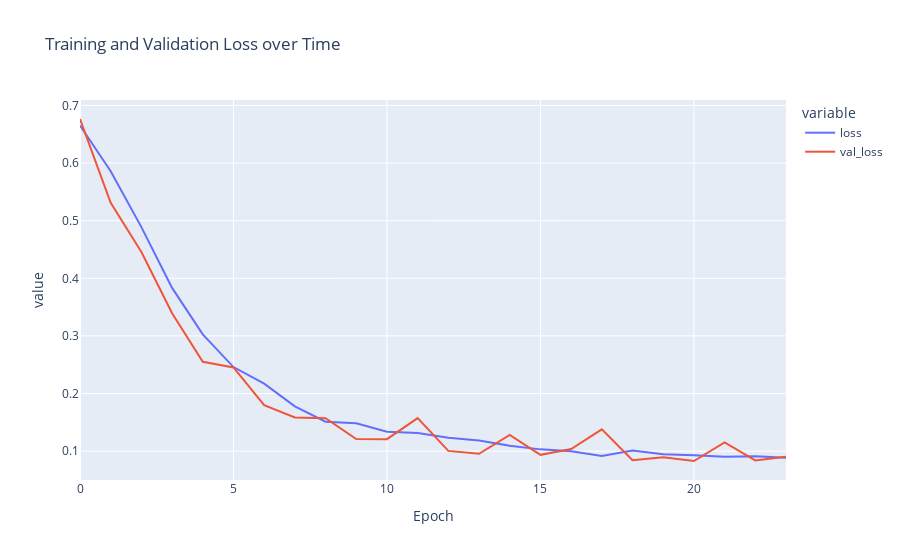

Write notebook code for a chart like this one.
### Code cell
from flask import Flask, render_template, request, redirect, url_for
import cv2
import numpy as np
from pathlib import Path
from PIL import Image
import tensorflow as tf
import pandas as pd
import matplotlib.pyplot as plt
import seaborn as sns
import plotly.express as px
from sklearn.model_selection import train_test_split
from sklearn.metrics import confusion_matrix, classification_report, r2_score

app = Flask(__name__)

# Load your trained model
#model = tf.keras.models.load_model('wallcrackdetection.h5')

# Function to generate a DataFrame from an image directory
def generate_df(img_dir, label):
    file_paths = pd.Series(list(img_dir.glob('*.jpg')), name='Filepath').astype(str)
    labels = pd.Series(label, name='Label', index=file_paths.index)
    df = pd.concat([file_paths, labels], axis=1)
    return df

# Your existing code for data generation and model setup goes here
positive_dir = Path('Positive')
negative_dir = Path('Negative')

# ... (Your existing code)
def generate_df(img_dir, label):
    
    file_paths = pd.Series(list(img_dir.glob(r'*.jpg')), name='Filepath').astype(str)
    labels = pd.Series(label, name='Label', index=file_paths.index)
    df = pd.concat([file_paths, labels], axis=1)
    
    return df
	
	
	
positive_df = generate_df(positive_dir, 'POSITIVE')
negative_df = generate_df(negative_dir, 'NEGATIVE')

# concatenate both positive and negative df
all_df = pd.concat([positive_df, negative_df], axis=0).sample(frac=1, random_state=1).reset_index(drop=True)
all_df

train_df, test_df = train_test_split(all_df.sample(6000, random_state=1), 
                train_size=0.7,
                shuffle=True,
                random_state=1)
				
train_gen = tf.keras.preprocessing.image.ImageDataGenerator(rescale=1./255,
                                                           validation_split=0.2)

test_gen = tf.keras.preprocessing.image.ImageDataGenerator(rescale=1./255)

train_data = train_gen.flow_from_dataframe(train_df, 
                                          x_col='Filepath',
                                          y_col='Label',
                                          target_size=(120,120), 
                                          color_mode='rgb',
                                          class_mode='binary',
                                          batch_size=32,
                                          shuffle=True,
                                          seed=42,
                                          subset='training')


val_data = train_gen.flow_from_dataframe(train_df, 
                                          x_col='Filepath',
                                          y_col='Label',
                                          target_size=(120,120), 
                                          color_mode='rgb',
                                          class_mode='binary',
                                          batch_size=32,
                                          shuffle=True,
                                          seed=42,
                                          subset='validation')


test_data = test_gen.flow_from_dataframe(test_df, 
                                          x_col='Filepath',
                                          y_col='Label',
                                          target_size=(120,120), 
                                          color_mode='rgb',
                                          class_mode='binary',
                                          batch_size=32,
                                          shuffle=False,
                                          seed=42)
										  
										  
inputs = tf.keras.Input(shape=(120,120,3))
x = tf.keras.layers.Conv2D(filters=16, kernel_size=(3,3), activation='relu')(inputs)
x = tf.keras.layers.MaxPool2D(pool_size=(2,2))(x)
x = tf.keras.layers.Conv2D(filters=32, kernel_size=(3,3), activation='relu')(x)
x = tf.keras.layers.MaxPool2D(pool_size=(2,2))(x)

x = tf.keras.layers.GlobalAveragePooling2D()(x)
outputs = tf.keras.layers.Dense(1, activation='sigmoid')(x)

model = tf.keras.Model(inputs=inputs, outputs=outputs)

model.compile(optimizer='adam',
             loss='binary_crossentropy',
             metrics=['accuracy'])
			 
			 
history = model.fit(train_data, validation_data=val_data, epochs=100, 
                   callbacks=[tf.keras.callbacks.EarlyStopping(monitor='val_loss',
                                                              patience=3,
                                                              restore_best_weights=True)
                             ])
							 
							 
fig = px.line(history.history,
             y=['loss', 'val_loss'],
             labels={'index':'Epoch'},
             title='Training and Validation Loss over Time')

fig.show()


def evaluate_model(model, test_data):
    
    results = model.evaluate(test_data, verbose=0)
    loss = results[0]
    accuracy = results[1]
    
    print(f'Test Loss {loss:.5f}')
    print(f'Test Accuracy {accuracy * 100:.2f} %')
    
    
    # predicted y values
    y_pred = np.squeeze((model.predict(test_data) >= 0.5).astype(int))
    y_certain = np.squeeze((model.predict(test_data)).astype(int))
    
    conf_matr = confusion_matrix(test_data.labels, y_pred)
    
    class_report = classification_report(test_data.labels, y_pred,
                                         target_names=['NEGATIVE', 'POSITIVE'])
    
    plt.figure(figsize=(6,6))
    
    sns.heatmap(conf_matr, fmt='g', annot=True, cbar=False, vmin=0, cmap='Blues')
    
    plt.xticks(ticks=np.arange(2) + 0.5, labels=['NEGATIVE', 'POSITIVE'])
    plt.yticks(ticks=np.arange(2) + 0.5, labels=['NEGATIVE', 'POSITIVE'])
    plt.xlabel('Predicted')
    plt.ylabel('Actual')
    plt.title('Confusion Matrix')
    plt.show()
    
    print('r2 Score : ', r2_score(test_data.labels, y_pred))
    print()
    print('Classification Report :\n......................\n', class_report)
	
def test_new_data(dir_path):
    
    new_test_dir = Path(dir_path)
    
    df_new = generate_df(new_test_dir, 'Testing')
    
    test_data_new = test_gen.flow_from_dataframe(df_new, 
                                          x_col='Filepath',
                                          y_col='Label',
                                          target_size=(120,120), 
                                          color_mode='rgb',
                                          batch_size=5,
                                          shuffle=False,
                                          seed=42)
    
        # predicted y values
    y_pred = np.squeeze((model.predict(test_data_new) >= 0.5).astype(int))
    
    
    y_certain = model.predict(test_data_new).round(6)
    y_out = []
    for i in y_pred:
        if i==0:
            y_out.append('Negative (Not Crack)')
        else:
            y_out.append('Positive(Crack) ')
            
    result = pd.DataFrame(np.c_[y_out, y_certain], columns=['Result', 'Confidance of being Cracked'])
    
    return result

### Figure 1 — Plotly figure (JSON) as saved in the notebook; plotly's stock layout.template omitted (floating-point values rounded to 4 significant figures)
{"data": [{"hovertemplate": "variable=loss<br>Epoch=%{x}<br>value=%{y}<extra></extra>", "legendgroup": "loss", "line": {"color": "#636efa", "dash": "solid"}, "marker": {"symbol": "circle"}, "mode": "lines", "name": "loss", "orientation": "v", "showlegend": true, "type": "scatter", "x": [0, 1, 2, 3, 4, 5, 6, 7, 8, 9, 10, 11, 12, 13, 14, 15, 16, 17, 18, 19, 20, 21, 22, 23], "xaxis": "x", "y": [0.6651, 0.5859, 0.4888, 0.3833, 0.3026, 0.2459, 0.2173, 0.1779, 0.1512, 0.1485, 0.1337, 0.1314, 0.1231, 0.1187, 0.1093, 0.1031, 0.09988, 0.09164, 0.1011, 0.09458, 0.09285, 0.0904, 0.09107, 0.08856], "yaxis": "y"}, {"hovertemplate": "variable=val_loss<br>Epoch=%{x}<br>value=%{y}<extra></extra>", "legendgroup": "val_loss", "line": {"color": "#EF553B", "dash": "solid"}, "marker": {"symbol": "circle"}, "mode": "lines", "name": "val_loss", "orientation": "v", "showlegend": true, "type": "scatter", "x": [0, 1, 2, 3, 4, 5, 6, 7, 8, 9, 10, 11, 12, 13, 14, 15, 16, 17, 18, 19, 20, 21, 22, 23], "xaxis": "x", "y": [0.6765, 0.5311, 0.4455, 0.3393, 0.2551, 0.2454, 0.18, 0.1585, 0.1573, 0.1212, 0.1208, 0.1573, 0.1005, 0.09539, 0.1281, 0.09365, 0.1036, 0.1379, 0.08429, 0.08935, 0.08293, 0.1151, 0.08398, 0.09034], "yaxis": "y"}], "layout": {"legend": {"title": {"text": "variable"}, "tracegroupgap": 0}, "title": {"text": "Training and Validation Loss over Time"}, "xaxis": {"anchor": "y", "domain": [0, 1], "title": {"text": "Epoch"}}, "yaxis": {"anchor": "x", "domain": [0, 1], "title": {"text": "value"}}}}
